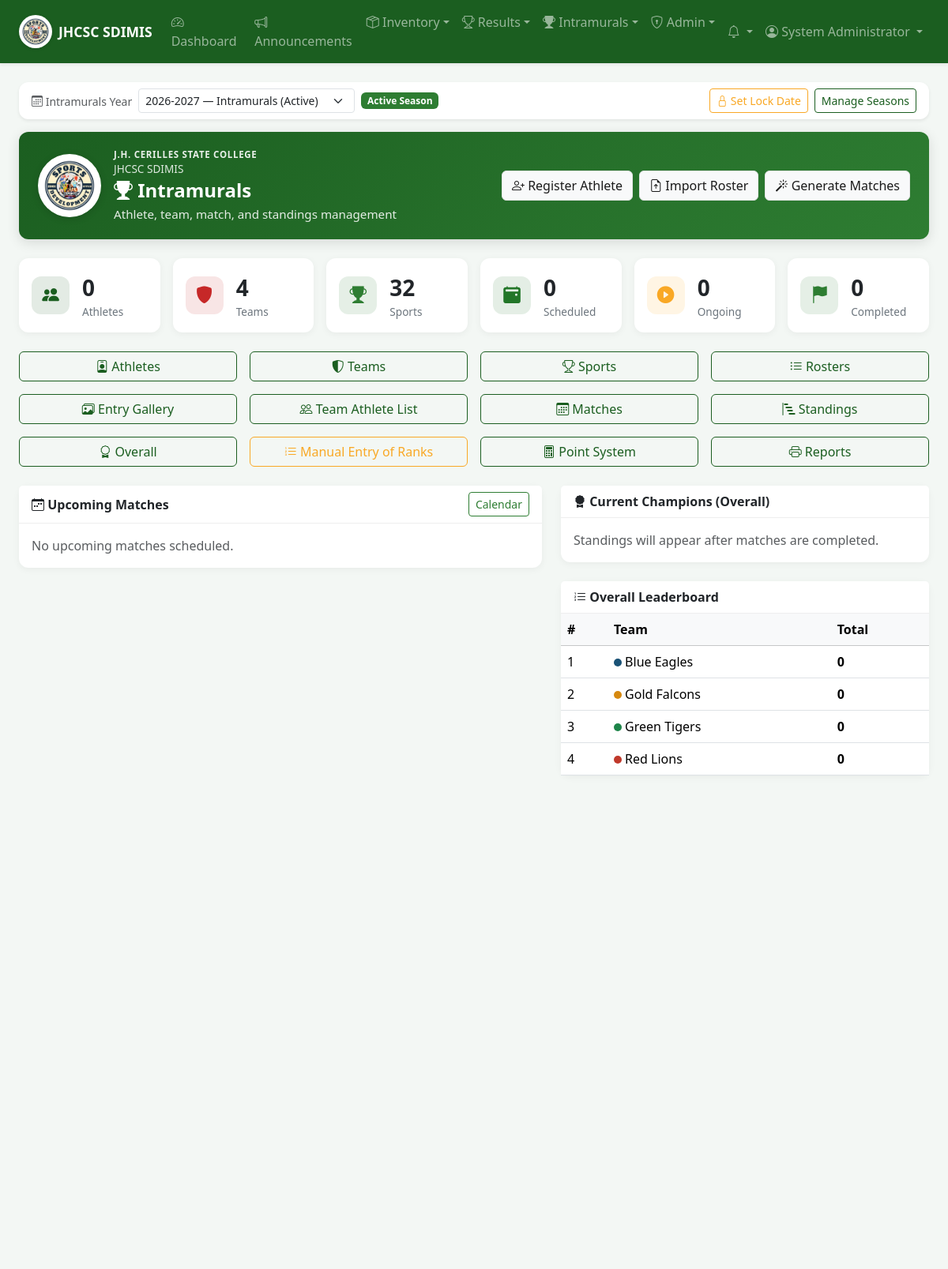
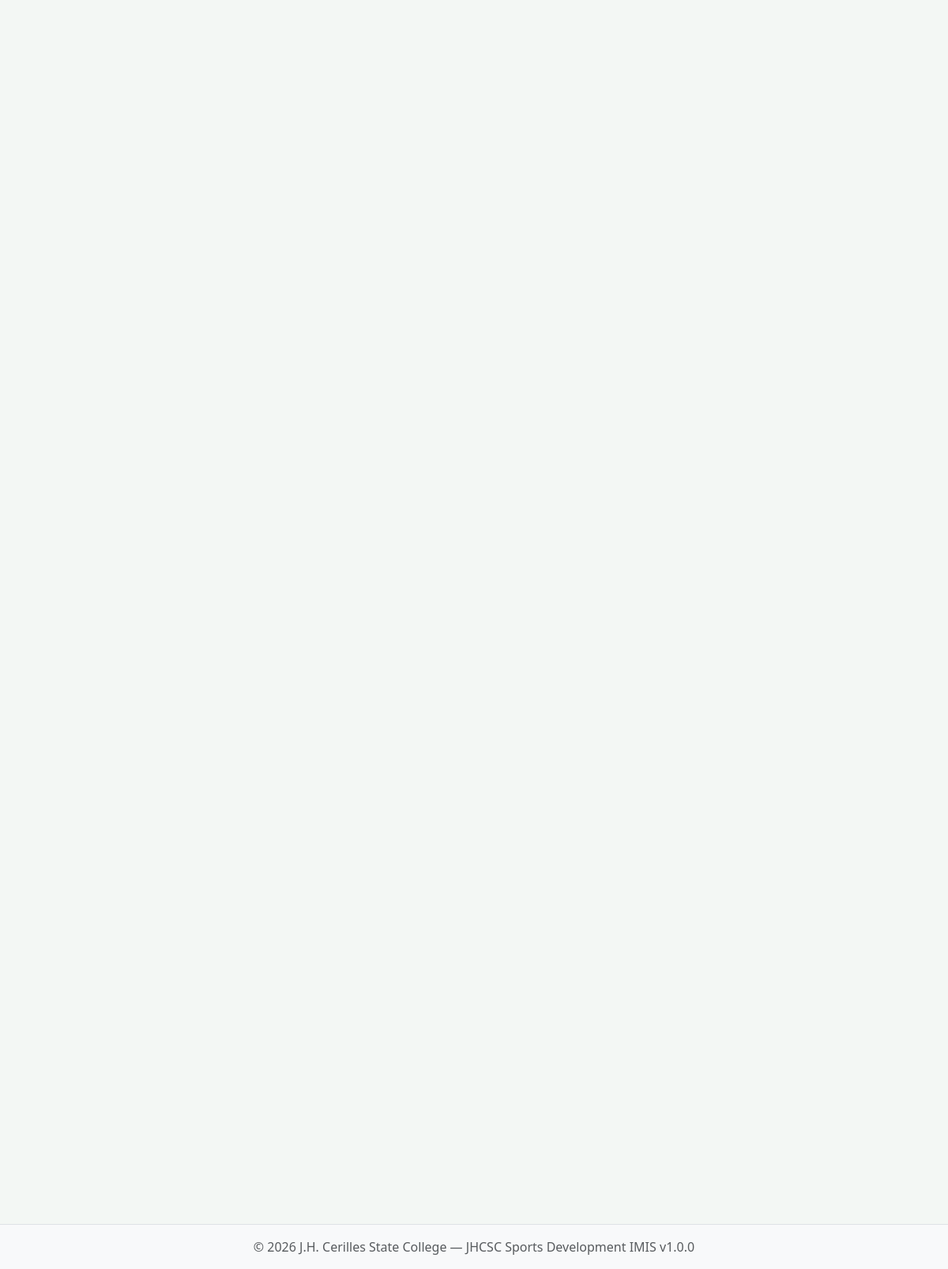
Page /intramurals/index.php (signed in) on the committed database (2 pictures, top to bottom).
### tables this page shows
CREATE TABLE IF NOT EXISTS intramural_seasons (
    id INT AUTO_INCREMENT PRIMARY KEY,
    name VARCHAR(120) NOT NULL,
    year_label VARCHAR(40) NOT NULL,
    start_date DATE DEFAULT NULL,
    end_date DATE DEFAULT NULL,
    description TEXT,
    is_active TINYINT(1) NOT NULL DEFAULT 0,
    is_archived TINYINT(1) NOT NULL DEFAULT 0,
    roster_locked TINYINT(1) NOT NULL DEFAULT 0,
    roster_lock_date DATE DEFAULT NULL,
    roster_locked_at DATETIME DEFAULT NULL,
    roster_locked_by INT DEFAULT NULL,
    results_locked TINYINT(1) NOT NULL DEFAULT 0,
    results_lock_date DATE DEFAULT NULL,
    results_locked_at DATETIME DEFAULT NULL,
    results_locked_by INT DEFAULT NULL,
    created_at TIMESTAMP DEFAULT CURRENT_TIMESTAMP,
    updated_at TIMESTAMP DEFAULT CURRENT_TIMESTAMP ON UPDATE CURRENT_TIMESTAMP,
    UNIQUE KEY uq_season_year_label (year_label)
);

CREATE TABLE IF NOT EXISTS intramural_teams (
    id INT AUTO_INCREMENT PRIMARY KEY,
    name VARCHAR(100) NOT NULL,
    short_name VARCHAR(30) DEFAULT NULL,
    color VARCHAR(20) DEFAULT '#1a5276',
    logo VARCHAR(255) DEFAULT NULL,
    department VARCHAR(100) DEFAULT NULL,
    division_id INT DEFAULT NULL,
    coach_name VARCHAR(100) DEFAULT NULL,
    unit_manager_id INT DEFAULT NULL,
    coach_user_id INT DEFAULT NULL,
    description TEXT,
    is_active TINYINT(1) NOT NULL DEFAULT 1,
    created_at TIMESTAMP DEFAULT CURRENT_TIMESTAMP,
    updated_at TIMESTAMP DEFAULT CURRENT_TIMESTAMP ON UPDATE CURRENT_TIMESTAMP,
    UNIQUE KEY uq_team_name (name),
    FOREIGN KEY (division_id) REFERENCES intramural_divisions(id) ON DELETE SET NULL
);

### intramurals/index.php (the view, shortened to what the rows shown need)
<?php
require_once __DIR__ . '/../includes/auth.php';
$overall = [];
try {
    $overallData = computeOverallStandings();
    $overall = $overallData['standings'];
} catch (Throwable $e) {
    flash('error', 'Intramurals tables are not installed yet. Run database/migrate_intramurals.sql or database/run_seasons_migrate.php.');
}
require_once __DIR__ . '/../includes/header.php';
$intramuralsSubtitle = isSecretariat()
    ? 'View all matches and standings, generate fixtures, reschedule games, and print reports'
    : (isCoach() && !canManageIntramurals()
    ? (hasCoachAssignments()
        ? 'Manage rosters for your assigned team and event combinations'
        : 'No event assignments yet — ask your unit manager to assign you under Teams → Event Coaches')
    : (isTournamentManager() && !canManageIntramurals()
    ? 'Generate fixtures, record scores, verify official rosters, and view standings for your assigned events'
    : 'Athlete, team, match, and standings management'));
$intramuralsActions = '';
if (canModifyRosterAny()) {
    $intramuralsActions .= '<a href="' . BASE_URL . '/intramurals/athletes/add.php" class="btn btn-light"><i class="bi bi-person-plus"></i> Register Athlete</a>';
}
if (canModifyRosterAny()) {
    $intramuralsActions .= '<a href="' . BASE_URL . '/intramurals/roster/import.php" class="btn btn-light"><i class="bi bi-file-earmark-arrow-up"></i> Import Roster</a>';
}
if (canGenerateMatches() && !isSecretariat()) {
    $intramuralsActions .= '<a href="' . BASE_URL . '/intramurals/matches/generate.php" class="btn btn-light"><i class="bi bi-magic"></i> Generate Matches</a>';
}
echo renderDashboardHero('Intramurals', $intramuralsSubtitle, [
    'icon' => 'bi-trophy-fill',
    'actions' => $intramuralsActions,
]);
?>
<div class="row g-4">
    <div class="col-lg-5">
        <div class="card">
            <div class="card-body p-0">
                <table class="table mb-0">
                    <thead class="table-light"><tr><th>#</th><th>Team</th><th>Total</th></tr></thead>
                    <tbody>
                        <?php foreach (array_slice($overall, 0, 6) as $row): ?>
                        <tr>
                            <td><?= $row['rank'] ?></td>
                            <td><span style="display:inline-block;width:10px;height:10px;border-radius:50%;background:<?= sanitize($row['color']) ?>"></span> <?= sanitize($row['team_name']) ?></td>
                            <td><strong><?= $row['total'] ?></strong></td>
                        </tr>
                        <?php endforeach; ?>
                    </tbody>
                </table>
            </div>
        </div>
    </div>
</div>
<?php require_once __DIR__ . '/../includes/footer.php'; ?>

### includes/functions.php (shortened to what the rows shown need)
<?php
function sanitize(string $input): string
{
    return htmlspecialchars(trim($input), ENT_QUOTES, 'UTF-8');
}
function ensureTablePrimaryAutoIncrement(PDO $db, string $table): void
{
    $tableStmt = $db->prepare('SELECT COUNT(*) FROM information_schema.TABLES WHERE TABLE_SCHEMA = DATABASE() AND TABLE_NAME = ?');
    $tableStmt->execute([$table]);
    $safeTable = str_replace('`', '``', $table);
    $col = $db->query("SHOW COLUMNS FROM `$safeTable` LIKE 'id'")->fetch();
    if (str_contains(strtolower((string) ($col['Extra'] ?? '')), 'auto_increment')) {
        return;
    }
}
function appLogoUrl(): string
{
    return defined('APP_LOGO') ? APP_LOGO : (BASE_URL . '/assets/img/sports-development-logo.png');
}
function renderDashboardHero(string $title, string $subtitle = '', array $options = []): string
{
    $icon = $options['icon'] ?? 'bi-speedometer2';
    $actions = $options['actions'] ?? '';
    $logo = sanitize(appLogoUrl());
    $campus = sanitize(defined('APP_CAMPUS') ? APP_CAMPUS : 'J.H. Cerilles State College');
    $appName = sanitize(defined('APP_SHORT_NAME') ? APP_SHORT_NAME : 'JHCSC SDIMIS');
    $titleSafe = sanitize($title);
    $subtitleSafe = sanitize($subtitle);
    $actionsHtml = $actions !== ''
        ? '<div class="dashboard-hero-actions d-flex gap-2 flex-wrap">' . $actions . '</div>'
        : '';
    return <<<HTML
<div class="dashboard-hero">
    <div class="dashboard-hero-inner d-flex flex-wrap justify-content-between align-items-center gap-3">
        <div class="d-flex align-items-center gap-3">
            <img src="{$logo}" alt="Sports Development Logo" class="dashboard-brand-logo">
            <div>
                <div class="dashboard-campus">{$campus}</div>
                <div class="dashboard-app-name">{$appName}</div>
                <h1 class="dashboard-title mb-1"><i class="bi {$icon}"></i> {$titleSafe}</h1>
                <p class="dashboard-subtitle mb-0">{$subtitleSafe}</p>
            </div>
        </div>
        {$actionsHtml}
    </div>
</div>
HTML;
}

### rows in the picture
intramural_seasons: name "Intramurals"
intramural_teams: rank "1", name "Blue Eagles", total "0"
intramural_teams: id "3", name "Green Tigers", total "0"

### other values in the picture
APP_SHORT_NAME "JHCSC SDIMIS"
$entry['label'] "Dashboard"
$entry['label'] "Announcements"
$entry['label'] "Inventory"
$entry['label'] "Results"
$entry['label'] "Intramurals"
$entry['label'] "Admin"
$_SESSION['user_name'] "System Administrator"
$campus "J.H. CERILLES STATE COLLEGE"
$appName "JHCSC SDIMIS"
$subtitleSafe "Athlete, team, match, and standings management"
$stats['total_athletes'] "0"
$stats['total_teams'] "4"
$stats['total_sports'] "32"
$stats['scheduled_games'] "0"
